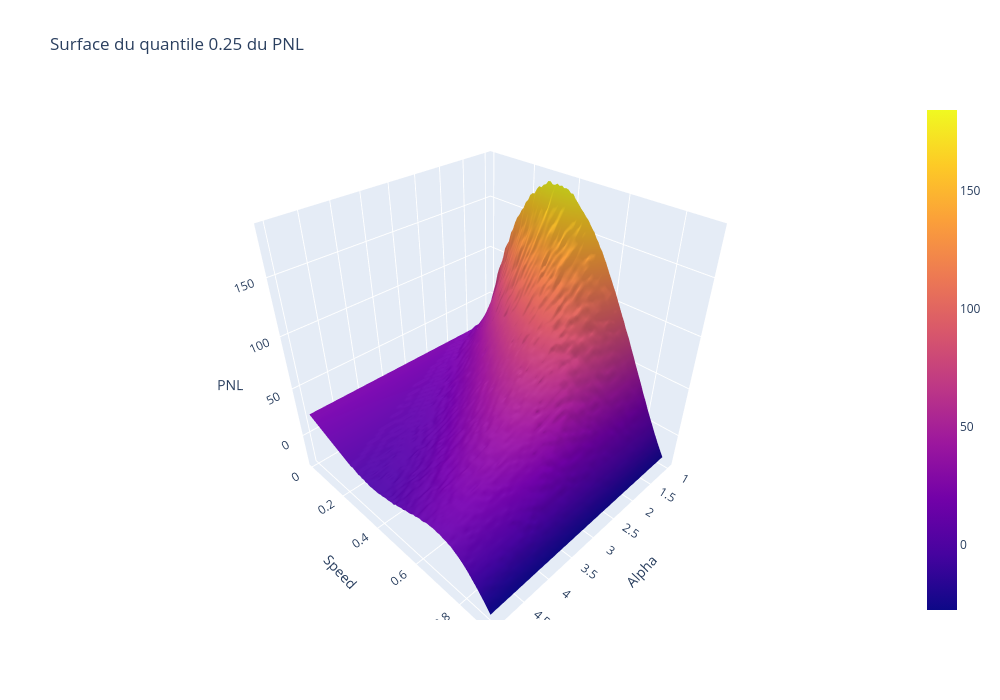

Notebook source saved alongside this figure:
### Markdown cell above
Bivariate PNL 25-th Percentile as a Function of Alpha and Speed

### Code cell
X = 0.25
alpha_range = np.arange(1, 5.1, 0.1)
speed_range = np.arange(0.01, 0.91, 0.01)

# Fonction pour obtenir le quantile X de la série renvoyée par mc_pnl
def quantile_surface(X, alpha_range, speed_range):
    surface = np.zeros((len(speed_range), len(alpha_range)))
    for i, speed in enumerate(tqdm(speed_range, desc='Speed')):
        for j, alpha in enumerate(alpha_range):
            pnl_series = mc_pnl(alpha, speed)
            surface[i, j] = np.quantile(pnl_series, X)
    return surface

# Calcul de la surface
surface = quantile_surface(X, alpha_range, speed_range)

# Affichage interactif avec plotly
fig = go.Figure(data=[go.Surface(z=surface, x=alpha_range, y=speed_range)])
fig.update_layout(title=f'Surface du quantile {X} du PNL',
                  scene=dict(xaxis_title='Alpha', yaxis_title='Speed', zaxis_title='PNL'),
                  autosize=True, width=1000, height=700)
fig.show()

# Fonction de maximisation du quantile sur la surface

def maximize_surface(surface, alpha_range, speed_range):
    idx = np.unravel_index(np.argmax(surface), surface.shape)
    best_speed = speed_range[idx[0]]
    best_alpha = alpha_range[idx[1]]
    best_value = surface[idx]
    return best_alpha, best_speed, best_value

best_alpha, best_speed, best_value = maximize_surface(surface, alpha_range, speed_range)
print(f"Maximum quantile {X} du PNL atteint pour alpha={best_alpha:.2f}, speed={best_speed:.2f} : {best_value:.2f}")

### Figure 1 — Plotly figure (JSON) as saved in the notebook; plotly's stock layout.template omitted (floating-point values rounded to 4 significant figures; data arrays with more than 128 entries replaced by an {"elided": "..."} marker saying what was removed)
{"data": [{"type": "surface", "x": [1, 1.1, 1.2, 1.3, 1.4, 1.5, 1.6, 1.7, 1.8, 1.9, 2.0, 2.1, 2.2, 2.3, 2.4, 2.5, 2.6, 2.7, 2.8, 2.9, 3.0, 3.1, 3.2, 3.3, 3.4, 3.5, 3.6, 3.7, 3.8, 3.9, 4.0, 4.1, 4.2, 4.3, 4.4, 4.5, 4.6, 4.7, 4.8, 4.9, 5.0], "y": [0.01, 0.02, 0.03, 0.04, 0.05, 0.06, 0.07, 0.08, 0.09, 0.1, 0.11, 0.12, 0.13, 0.14, 0.15, 0.16, 0.17, 0.18, 0.19, 0.2, 0.21, 0.22, 0.23, 0.24, 0.25, 0.26, 0.27, 0.28, 0.29, 0.3, 0.31, 0.32, 0.33, 0.34, 0.35, 0.36, 0.37, 0.38, 0.39, 0.4, 0.41, 0.42, 0.43, 0.44, 0.45, 0.46, 0.47, 0.48, 0.49, 0.5, 0.51, 0.52, 0.53, 0.54, 0.55, 0.56, 0.57, 0.58, 0.59, 0.6, 0.61, 0.62, 0.63, 0.64, 0.65, 0.66, 0.67, 0.68, 0.69, 0.7, 0.71, 0.72, 0.73, 0.74, 0.75, 0.76, 0.77, 0.78, 0.79, 0.8, 0.81, 0.82, 0.83, 0.84, 0.85, 0.86, 0.87, 0.88, 0.89, 0.9], "z": {"elided": "90x41 float values"}}], "layout": {"autosize": true, "height": 700, "scene": {"xaxis": {"title": {"text": "Alpha"}}, "yaxis": {"title": {"text": "Speed"}}, "zaxis": {"title": {"text": "PNL"}}}, "title": {"text": "Surface du quantile 0.25 du PNL"}, "width": 1000}}
